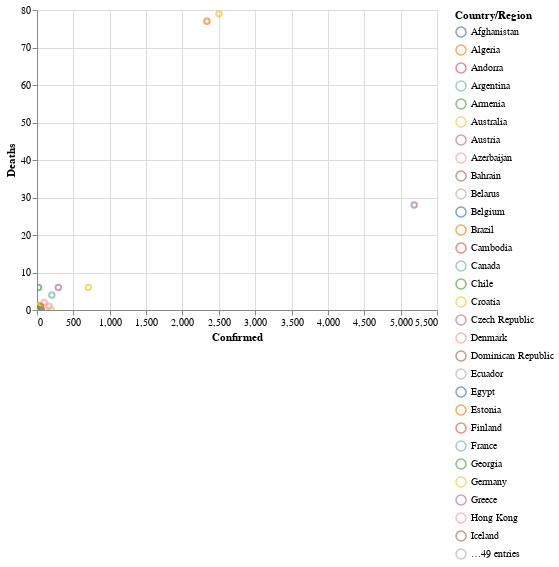

Source (notebook cell):
### Code cell
alt.Chart(df_notchina).mark_point().encode(
    x='Confirmed',
    y='Deaths',
    color='Country/Region',
).interactive()

### Figure 1 — Vega-Lite specification as saved in the notebook (floating-point values rounded to 4 significant figures)
{"config": {"view": {"continuousWidth": 400, "continuousHeight": 300}}, "data": {"name": "data-32900faa6d5acd413e26a922b390548a"}, "mark": "point", "encoding": {"color": {"type": "nominal", "field": "Country/Region"}, "x": {"type": "quantitative", "field": "Confirmed"}, "y": {"type": "quantitative", "field": "Deaths"}}, "selection": {"selector002": {"type": "interval", "bind": "scales", "encodings": ["x", "y"]}}, "$schema": "https://vega.github.io/schema/vega-lite/v4.0.2.json", "datasets": {"data-32900faa6d5acd413e26a922b390548a": [{"Province/State": null, "Country/Region": "South Korea", "Last Update": "2020-03-03T09:43:02", "Confirmed": 5186, "Deaths": 28, "Recovered": 30, "Latitude": 36.0, "Longitude": 128.0, "Fatality Rate": 0.5399}, {"Province/State": null, "Country/Region": "Italy", "Last Update": "2020-03-03T20:03:06", "Confirmed": 2502, "Deaths": 79, "Recovered": 160, "Latitude": 43.0, "Longitude": 12.0, "Fatality Rate": 3.157}, {"Province/State": null, "Country/Region": "Iran", "Last Update": "2020-03-03T14:23:03", "Confirmed": 2336, "Deaths": 77, "Recovered": 291, "Latitude": 32.0, "Longitude": 53.0, "Fatality Rate": 3.296}, {"Province/State": "Diamond Princess cruise ship", "Country/Region": "Others", "Last Update": "2020-03-03T03:13:06", "Confirmed": 706, "Deaths": 6, "Recovered": 10, "Latitude": 35.44, "Longitude": 139.6, "Fatality Rate": 0.8499}, {"Province/State": null, "Country/Region": "Japan", "Last Update": "2020-03-03T20:03:06", "Confirmed": 293, "Deaths": 6, "Recovered": 43, "Latitude": 36.0, "Longitude": 138.0, "Fatality Rate": 2.048}, {"Province/State": null, "Country/Region": "France", "Last Update": "2020-03-03T15:23:03", "Confirmed": 204, "Deaths": 4, "Recovered": 12, "Latitude": 47.0, "Longitude": 2.0, "Fatality Rate": 1.961}, {"Province/State": null, "Country/Region": "Germany", "Last Update": "2020-03-03T20:03:06", "Confirmed": 196, "Deaths": 0, "Recovered": 16, "Latitude": 51.0, "Longitude": 9.0, "Fatality Rate": 0.0}, {"Province/State": null, "Country/Region": "Spain", "Last Update": "2020-03-03T23:53:03", "Confirmed": 165, "Deaths": 1, "Recovered": 2, "Latitude": 40.0, "Longitude": -4.0, "Fatality Rate": 0.6061}, {"Province/State": null, "Country/Region": "Singapore", "Last Update": "2020-03-03T15:23:03", "Confirmed": 110, "Deaths": 0, "Recovered": 78, "Latitude": 1.283, "Longitude": 103.8, "Fatality Rate": 0.0}, {"Province/State": "Hong Kong", "Country/Region": "Hong Kong", "Last Update": "2020-03-03T11:53:01", "Confirmed": 100, "Deaths": 2, "Recovered": 37, "Latitude": 22.3, "Longitude": 114.2, "Fatality Rate": 2.0}, {"Province/State": null, "Country/Region": "Kuwait", "Last Update": "2020-03-02T20:33:02", "Confirmed": 56, "Deaths": 0, "Recovered": 0, "Latitude": 29.5, "Longitude": 47.75, "Fatality Rate": 0.0}, {"Province/State": null, "Country/Region": "Switzerland", "Last Update": "2020-03-03T16:43:02", "Confirmed": 56, "Deaths": 0, "Recovered": 2, "Latitude": 46.82, "Longitude": 8.227, "Fatality Rate": 0.0}, {"Province/State": null, "Country/Region": "UK", "Last Update": "2020-03-03T15:13:26", "Confirmed": 51, "Deaths": 0, "Recovered": 8, "Latitude": 55.0, "Longitude": -3.0, "Fatality Rate": 0.0}, {"Province/State": null, "Country/Region": "Bahrain", "Last Update": "2020-03-02T20:33:02", "Confirmed": 49, "Deaths": 0, "Recovered": 0, "Latitude": 26.03, "Longitude": 50.55, "Fatality Rate": 0.0}, {"Province/State": "Unassigned Location (From Diamond Princess)", "Country/Region": "US", "Last Update": "2020-03-02T19:53:03", "Confirmed": 45, "Deaths": 0, "Recovered": 0, "Latitude": 35.44, "Longitude": 139.6, "Fatality Rate": 0.0}, {"Province/State": null, "Country/Region": "Thailand", "Last Update": "2020-03-02T06:23:04", "Confirmed": 43, "Deaths": 1, "Recovered": 31, "Latitude": 15.0, "Longitude": 101.0, "Fatality Rate": 2.326}, {"Province/State": "Taiwan", "Country/Region": "Taiwan", "Last Update": "2020-03-03T06:43:02", "Confirmed": 42, "Deaths": 1, "Recovered": 12, "Latitude": 23.7, "Longitude": 121.0, "Fatality Rate": 2.381}, {"Province/State": null, "Country/Region": "Malaysia", "Last Update": "2020-03-03T12:33:02", "Confirmed": 36, "Deaths": 0, "Recovered": 22, "Latitude": 2.5, "Longitude": 112.5, "Fatality Rate": 0.0}, {"Province/State": null, "Country/Region": "Iraq", "Last Update": "2020-03-03T20:03:06", "Confirmed": 32, "Deaths": 0, "Recovered": 0, "Latitude": 33.0, "Longitude": 44.0, "Fatality Rate": 0.0}, {"Province/State": null, "Country/Region": "Norway", "Last Update": "2020-03-03T14:33:03", "Confirmed": 32, "Deaths": 0, "Recovered": 0, "Latitude": 60.47, "Longitude": 8.469, "Fatality Rate": 0.0}, {"Province/State": null, "Country/Region": "United Arab Emirates", "Last Update": "2020-03-03T23:43:02", "Confirmed": 27, "Deaths": 0, "Recovered": 5, "Latitude": 24.0, "Longitude": 54.0, "Fatality Rate": 0.0}, {"Province/State": null, "Country/Region": "Netherlands", "Last Update": "2020-03-03T15:13:26", "Confirmed": 24, "Deaths": 0, "Recovered": 0, "Latitude": 52.13, "Longitude": 5.291, "Fatality Rate": 0.0}, {"Province/State": null, "Country/Region": "Austria", "Last Update": "2020-03-03T15:13:26", "Confirmed": 21, "Deaths": 0, "Recovered": 0, "Latitude": 47.52, "Longitude": 14.55, "Fatality Rate": 0.0}, {"Province/State": null, "Country/Region": "Sweden", "Last Update": "2020-03-03T15:13:26", "Confirmed": 21, "Deaths": 0, "Recovered": 0, "Latitude": 63.0, "Longitude": 16.0, "Fatality Rate": 0.0}, {"Province/State": "King County, WA", "Country/Region": "US", "Last Update": "2020-03-03T20:23:05", "Confirmed": 21, "Deaths": 6, "Recovered": 1, "Latitude": 47.55, "Longitude": -122.0, "Fatality Rate": 28.57}, {"Province/State": "Toronto, ON", "Country/Region": "Canada", "Last Update": "2020-03-03T20:03:08", "Confirmed": 19, "Deaths": 0, "Recovered": 2, "Latitude": 43.65, "Longitude": -79.38, "Fatality Rate": 0.0}, {"Province/State": null, "Country/Region": "Vietnam", "Last Update": "2020-02-25T08:53:02", "Confirmed": 16, "Deaths": 0, "Recovered": 16, "Latitude": 16.0, "Longitude": 108.0, "Fatality Rate": 0.0}, {"Province/State": "New South Wales", "Country/Region": "Australia", "Last Update": "2020-03-03T15:13:26", "Confirmed": 13, "Deaths": 0, "Recovered": 4, "Latitude": -33.87, "Longitude": 151.2, "Fatality Rate": 0.0}, {"Province/State": null, "Country/Region": "Belgium", "Last Update": "2020-03-03T15:13:26", "Confirmed": 13, "Deaths": 0, "Recovered": 1, "Latitude": 50.83, "Longitude": 4.0, "Fatality Rate": 0.0}, {"Province/State": null, "Country/Region": "Lebanon", "Last Update": "2020-03-02T20:53:02", "Confirmed": 13, "Deaths": 0, "Recovered": 0, "Latitude": 33.85, "Longitude": 35.86, "Fatality Rate": 0.0}, {"Province/State": null, "Country/Region": "Israel", "Last Update": "2020-03-03T04:23:07", "Confirmed": 12, "Deaths": 0, "Recovered": 1, "Latitude": 31.0, "Longitude": 35.0, "Fatality Rate": 0.0}, {"Province/State": null, "Country/Region": "Oman", "Last Update": "2020-03-03T15:23:03", "Confirmed": 12, "Deaths": 0, "Recovered": 2, "Latitude": 21.0, "Longitude": 57.0, "Fatality Rate": 0.0}, {"Province/State": "Queensland", "Country/Region": "Australia", "Last Update": "2020-03-03T15:23:03", "Confirmed": 11, "Deaths": 0, "Recovered": 1, "Latitude": -28.02, "Longitude": 153.4, "Fatality Rate": 0.0}, {"Province/State": null, "Country/Region": "Iceland", "Last Update": "2020-03-03T15:13:26", "Confirmed": 11, "Deaths": 0, "Recovered": 0, "Latitude": 64.96, "Longitude": -19.02, "Fatality Rate": 0.0}, {"Province/State": "Santa Clara, CA", "Country/Region": "US", "Last Update": "2020-03-03T23:33:03", "Confirmed": 11, "Deaths": 0, "Recovered": 1, "Latitude": 37.35, "Longitude": -122.0, "Fatality Rate": 0.0}, {"Province/State": "Macau", "Country/Region": "Macau", "Last Update": "2020-03-03T12:33:02", "Confirmed": 10, "Deaths": 0, "Recovered": 9, "Latitude": 22.17, "Longitude": 113.5, "Fatality Rate": 0.0}, {"Province/State": null, "Country/Region": "San Marino", "Last Update": "2020-03-03T15:23:03", "Confirmed": 10, "Deaths": 1, "Recovered": 0, "Latitude": 43.94, "Longitude": 12.46, "Fatality Rate": 10.0}, {"Province/State": "Victoria", "Country/Region": "Australia", "Last Update": "2020-03-02T00:53:03", "Confirmed": 9, "Deaths": 0, "Recovered": 4, "Latitude": -37.81, "Longitude": 145.0, "Fatality Rate": 0.0}, {"Province/State": "British Columbia", "Country/Region": "Canada", "Last Update": "2020-03-03T23:53:03", "Confirmed": 9, "Deaths": 0, "Recovered": 3, "Latitude": 49.28, "Longitude": -123.1, "Fatality Rate": 0.0}, {"Province/State": null, "Country/Region": "Croatia", "Last Update": "2020-03-03T09:53:08", "Confirmed": 9, "Deaths": 0, "Recovered": 0, "Latitude": 45.17, "Longitude": 15.5, "Fatality Rate": 0.0}, {"Province/State": null, "Country/Region": "Ecuador", "Last Update": "2020-03-03T15:13:26", "Confirmed": 7, "Deaths": 0, "Recovered": 0, "Latitude": -1.831, "Longitude": -78.18, "Fatality Rate": 0.0}, {"Province/State": null, "Country/Region": "Greece", "Last Update": "2020-03-01T23:23:02", "Confirmed": 7, "Deaths": 0, "Recovered": 0, "Latitude": 39.07, "Longitude": 21.82, "Fatality Rate": 0.0}, {"Province/State": null, "Country/Region": "Qatar", "Last Update": "2020-03-03T03:23:03", "Confirmed": 7, "Deaths": 0, "Recovered": 0, "Latitude": 25.35, "Longitude": 51.18, "Fatality Rate": 0.0}, {"Province/State": null, "Country/Region": "Denmark", "Last Update": "2020-03-03T15:13:26", "Confirmed": 6, "Deaths": 0, "Recovered": 0, "Latitude": 56.26, "Longitude": 9.502, "Fatality Rate": 0.0}, {"Province/State": null, "Country/Region": "Finland", "Last Update": "2020-03-01T23:23:02", "Confirmed": 6, "Deaths": 0, "Recovered": 1, "Latitude": 64.0, "Longitude": 26.0, "Fatality Rate": 0.0}, {"Province/State": "Snohomish County, WA", "Country/Region": "US", "Last Update": "2020-03-03T20:23:05", "Confirmed": 6, "Deaths": 1, "Recovered": 0, "Latitude": 48.03, "Longitude": -121.8, "Fatality Rate": 16.67}, {"Province/State": null, "Country/Region": "Algeria", "Last Update": "2020-03-03T03:23:03", "Confirmed": 5, "Deaths": 0, "Recovered": 0, "Latitude": 28.03, "Longitude": 1.66, "Fatality Rate": 0.0}, {"Province/State": null, "Country/Region": "Czech Republic", "Last Update": "2020-03-03T15:13:26", "Confirmed": 5, "Deaths": 0, "Recovered": 0, "Latitude": 49.82, "Longitude": 15.47, "Fatality Rate": 0.0}, {"Province/State": null, "Country/Region": "India", "Last Update": "2020-03-02T22:33:09", "Confirmed": 5, "Deaths": 0, "Recovered": 3, "Latitude": 21.0, "Longitude": 78.0, "Fatality Rate": 0.0}, {"Province/State": null, "Country/Region": "Mexico", "Last Update": "2020-03-03T10:03:04", "Confirmed": 5, "Deaths": 0, "Recovered": 1, "Latitude": 23.0, "Longitude": -102.0, "Fatality Rate": 0.0}, {"Province/State": null, "Country/Region": "Pakistan", "Last Update": "2020-03-03T04:33:03", "Confirmed": 5, "Deaths": 0, "Recovered": 0, "Latitude": 30.38, "Longitude": 69.35, "Fatality Rate": 0.0}, {"Province/State": "Cook County, IL", "Country/Region": "US", "Last Update": "2020-03-02T20:33:02", "Confirmed": 4, "Deaths": 0, "Recovered": 2, "Latitude": 41.74, "Longitude": -87.7, "Fatality Rate": 0.0}, {"Province/State": "South Australia", "Country/Region": "Australia", "Last Update": "2020-02-29T02:03:10", "Confirmed": 3, "Deaths": 0, "Recovered": 2, "Latitude": -34.93, "Longitude": 138.6, "Fatality Rate": 0.0}, {"Province/State": null, "Country/Region": "Azerbaijan", "Last Update": "2020-03-01T02:43:03", "Confirmed": 3, "Deaths": 0, "Recovered": 0, "Latitude": 40.14, "Longitude": 47.58, "Fatality Rate": 0.0}, {"Province/State": null, "Country/Region": "Georgia", "Last Update": "2020-03-01T15:43:03", "Confirmed": 3, "Deaths": 0, "Recovered": 0, "Latitude": 42.32, "Longitude": 43.36, "Fatality Rate": 0.0}, {"Province/State": null, "Country/Region": "Philippines", "Last Update": "2020-02-12T07:43:02", "Confirmed": 3, "Deaths": 1, "Recovered": 1, "Latitude": 13.0, "Longitude": 122.0, "Fatality Rate": 33.33}, {"Province/State": null, "Country/Region": "Romania", "Last Update": "2020-03-03T00:23:16", "Confirmed": 3, "Deaths": 0, "Recovered": 0, "Latitude": 46.0, "Longitude": 25.0, "Fatality Rate": 0.0}, {"Province/State": null, "Country/Region": "Russia", "Last Update": "2020-03-02T21:23:04", "Confirmed": 3, "Deaths": 0, "Recovered": 2, "Latitude": 60.0, "Longitude": 90.0, "Fatality Rate": 0.0}, {"Province/State": "Western Australia", "Country/Region": "Australia", "Last Update": "2020-03-01T02:43:03", "Confirmed": 2, "Deaths": 1, "Recovered": 0, "Latitude": -31.95, "Longitude": 115.9, "Fatality Rate": 50.0}, {"Province/State": null, "Country/Region": "Brazil", "Last Update": "2020-02-29T21:03:05", "Confirmed": 2, "Deaths": 0, "Recovered": 0, "Latitude": -14.23, "Longitude": -51.93, "Fatality Rate": 0.0}, {"Province/State": null, "Country/Region": "Egypt", "Last Update": "2020-03-01T23:33:03", "Confirmed": 2, "Deaths": 0, "Recovered": 1, "Latitude": 26.0, "Longitude": 30.0, "Fatality Rate": 0.0}, {"Province/State": null, "Country/Region": "Estonia", "Last Update": "2020-03-03T23:53:03", "Confirmed": 2, "Deaths": 0, "Recovered": 0, "Latitude": 58.6, "Longitude": 25.01, "Fatality Rate": 0.0}, {"Province/State": null, "Country/Region": "Indonesia", "Last Update": "2020-03-02T18:03:04", "Confirmed": 2, "Deaths": 0, "Recovered": 0, "Latitude": -0.7893, "Longitude": 113.9, "Fatality Rate": 0.0}, {"Province/State": null, "Country/Region": "Ireland", "Last Update": "2020-03-03T23:53:03", "Confirmed": 2, "Deaths": 0, "Recovered": 0, "Latitude": 53.14, "Longitude": -7.692, "Fatality Rate": 0.0}, {"Province/State": null, "Country/Region": "Portugal", "Last Update": "2020-03-03T15:33:02", "Confirmed": 2, "Deaths": 0, "Recovered": 0, "Latitude": 39.4, "Longitude": -8.225, "Fatality Rate": 0.0}, {"Province/State": null, "Country/Region": "Senegal", "Last Update": "2020-03-03T23:53:03", "Confirmed": 2, "Deaths": 0, "Recovered": 0, "Latitude": 14.5, "Longitude": -14.45, "Fatality Rate": 0.0}, {"Province/State": "Fulton County, GA", "Country/Region": "US", "Last Update": "2020-03-03T03:33:02", "Confirmed": 2, "Deaths": 0, "Recovered": 0, "Latitude": 33.8, "Longitude": -84.4, "Fatality Rate": 0.0}, {"Province/State": "Grafton County, NH", "Country/Region": "US", "Last Update": "2020-03-03T23:33:03", "Confirmed": 2, "Deaths": 0, "Recovered": 0, "Latitude": 43.91, "Longitude": -71.83, "Fatality Rate": 0.0}, {"Province/State": "Hillsborough, FL", "Country/Region": "US", "Last Update": "2020-03-03T18:33:02", "Confirmed": 2, "Deaths": 0, "Recovered": 0, "Latitude": 27.99, "Longitude": -82.3, "Fatality Rate": 0.0}, {"Province/State": "Providence, RI", "Country/Region": "US", "Last Update": "2020-03-02T03:43:02", "Confirmed": 2, "Deaths": 0, "Recovered": 0, "Latitude": 41.82, "Longitude": -71.41, "Fatality Rate": 0.0}, {"Province/State": "Sacramento County, CA", "Country/Region": "US", "Last Update": "2020-02-27T20:33:02", "Confirmed": 2, "Deaths": 0, "Recovered": 0, "Latitude": 38.47, "Longitude": -121.4, "Fatality Rate": 0.0}, {"Province/State": "San Benito, CA", "Country/Region": "US", "Last Update": "2020-02-03T03:53:02", "Confirmed": 2, "Deaths": 0, "Recovered": 0, "Latitude": 36.58, "Longitude": -121.0, "Fatality Rate": 0.0}, {"Province/State": "San Diego County, CA", "Country/Region": "US", "Last Update": "2020-02-21T05:43:02", "Confirmed": 2, "Deaths": 0, "Recovered": 1, "Latitude": 32.72, "Longitude": -117.2, "Fatality Rate": 0.0}, {"Province/State": "San Mateo, CA", "Country/Region": "US", "Last Update": "2020-03-03T00:43:02", "Confirmed": 2, "Deaths": 0, "Recovered": 0, "Latitude": 37.56, "Longitude": -122.3, "Fatality Rate": 0.0}, {"Province/State": "Washington County, OR", "Country/Region": "US", "Last Update": "2020-03-03T03:03:02", "Confirmed": 2, "Deaths": 0, "Recovered": 0, "Latitude": 45.55, "Longitude": -123.1, "Fatality Rate": 0.0}, {"Province/State": null, "Country/Region": "Afghanistan", "Last Update": "2020-02-24T23:33:02", "Confirmed": 1, "Deaths": 0, "Recovered": 0, "Latitude": 33.0, "Longitude": 65.0, "Fatality Rate": 0.0}, {"Province/State": null, "Country/Region": "Andorra", "Last Update": "2020-03-02T20:23:16", "Confirmed": 1, "Deaths": 0, "Recovered": 0, "Latitude": 42.51, "Longitude": 1.522, "Fatality Rate": 0.0}, {"Province/State": null, "Country/Region": "Argentina", "Last Update": "2020-03-03T17:43:02", "Confirmed": 1, "Deaths": 0, "Recovered": 0, "Latitude": -38.42, "Longitude": -63.62, "Fatality Rate": 0.0}, {"Province/State": null, "Country/Region": "Armenia", "Last Update": "2020-03-01T19:53:02", "Confirmed": 1, "Deaths": 0, "Recovered": 0, "Latitude": 40.07, "Longitude": 45.04, "Fatality Rate": 0.0}, {"Province/State": "Tasmania", "Country/Region": "Australia", "Last Update": "2020-03-02T20:53:02", "Confirmed": 1, "Deaths": 0, "Recovered": 0, "Latitude": -41.45, "Longitude": 146.0, "Fatality Rate": 0.0}, {"Province/State": null, "Country/Region": "Belarus", "Last Update": "2020-02-28T16:23:03", "Confirmed": 1, "Deaths": 0, "Recovered": 0, "Latitude": 53.71, "Longitude": 27.95, "Fatality Rate": 0.0}, {"Province/State": null, "Country/Region": "Cambodia", "Last Update": "2020-02-12T07:43:02", "Confirmed": 1, "Deaths": 0, "Recovered": 1, "Latitude": 11.55, "Longitude": 104.9, "Fatality Rate": 0.0}, {"Province/State": " Montreal, QC", "Country/Region": "Canada", "Last Update": "2020-02-28T05:23:07", "Confirmed": 1, "Deaths": 0, "Recovered": 0, "Latitude": 45.5, "Longitude": -73.57, "Fatality Rate": 0.0}, {"Province/State": "London, ON", "Country/Region": "Canada", "Last Update": "2020-02-12T18:53:03", "Confirmed": 1, "Deaths": 0, "Recovered": 1, "Latitude": 42.98, "Longitude": -81.25, "Fatality Rate": 0.0}, {"Province/State": null, "Country/Region": "Chile", "Last Update": "2020-03-03T20:33:02", "Confirmed": 1, "Deaths": 0, "Recovered": 0, "Latitude": -35.68, "Longitude": -71.54, "Fatality Rate": 0.0}, {"Province/State": null, "Country/Region": "Dominican Republic", "Last Update": "2020-03-02T16:33:02", "Confirmed": 1, "Deaths": 0, "Recovered": 0, "Latitude": 18.74, "Longitude": -70.16, "Fatality Rate": 0.0}, {"Province/State": null, "Country/Region": "Jordan", "Last Update": "2020-03-03T15:33:02", "Confirmed": 1, "Deaths": 0, "Recovered": 0, "Latitude": 31.24, "Longitude": 36.51, "Fatality Rate": 0.0}, {"Province/State": null, "Country/Region": "Latvia", "Last Update": "2020-03-02T20:13:49", "Confirmed": 1, "Deaths": 0, "Recovered": 0, "Latitude": 56.88, "Longitude": 24.6, "Fatality Rate": 0.0}, {"Province/State": null, "Country/Region": "Lithuania", "Last Update": "2020-02-28T16:23:03", "Confirmed": 1, "Deaths": 0, "Recovered": 0, "Latitude": 55.17, "Longitude": 23.88, "Fatality Rate": 0.0}, {"Province/State": null, "Country/Region": "Luxembourg", "Last Update": "2020-03-03T00:23:16", "Confirmed": 1, "Deaths": 0, "Recovered": 0, "Latitude": 49.81, "Longitude": 6.132, "Fatality Rate": 0.0}, {"Province/State": null, "Country/Region": "Monaco", "Last Update": "2020-02-29T00:33:01", "Confirmed": 1, "Deaths": 0, "Recovered": 0, "Latitude": 43.73, "Longitude": 7.417, "Fatality Rate": 0.0}, {"Province/State": null, "Country/Region": "Morocco", "Last Update": "2020-03-03T15:33:02", "Confirmed": 1, "Deaths": 0, "Recovered": 0, "Latitude": 31.79, "Longitude": -7.093, "Fatality Rate": 0.0}, {"Province/State": null, "Country/Region": "Nepal", "Last Update": "2020-02-12T14:43:03", "Confirmed": 1, "Deaths": 0, "Recovered": 1, "Latitude": 28.17, "Longitude": 84.25, "Fatality Rate": 0.0}, {"Province/State": null, "Country/Region": "New Zealand", "Last Update": "2020-02-28T16:23:03", "Confirmed": 1, "Deaths": 0, "Recovered": 0, "Latitude": -40.9, "Longitude": 174.9, "Fatality Rate": 0.0}, {"Province/State": null, "Country/Region": "Nigeria", "Last Update": "2020-02-28T16:23:03", "Confirmed": 1, "Deaths": 0, "Recovered": 0, "Latitude": 9.082, "Longitude": 8.675, "Fatality Rate": 0.0}, {"Province/State": null, "Country/Region": "North Macedonia", "Last Update": "2020-02-27T16:23:03", "Confirmed": 1, "Deaths": 0, "Recovered": 0, "Latitude": 41.61, "Longitude": 21.75, "Fatality Rate": 0.0}, {"Province/State": null, "Country/Region": "Saudi Arabia", "Last Update": "2020-03-02T23:53:02", "Confirmed": 1, "Deaths": 0, "Recovered": 0, "Latitude": 24.0, "Longitude": 45.0, "Fatality Rate": 0.0}, {"Province/State": null, "Country/Region": "Sri Lanka", "Last Update": "2020-02-08T03:43:03", "Confirmed": 1, "Deaths": 0, "Recovered": 1, "Latitude": 7.0, "Longitude": 81.0, "Fatality Rate": 0.0}, {"Province/State": " Norfolk County, MA", "Country/Region": "US", "Last Update": "2020-03-03T14:33:03", "Confirmed": 1, "Deaths": 0, "Recovered": 0, "Latitude": 42.18, "Longitude": -71.14, "Fatality Rate": 0.0}, {"Province/State": "Berkeley, CA", "Country/Region": "US", "Last Update": "2020-03-03T23:53:03", "Confirmed": 1, "Deaths": 0, "Recovered": 0, "Latitude": 37.87, "Longitude": -122.3, "Fatality Rate": 0.0}, {"Province/State": "Boston, MA", "Country/Region": "US", "Last Update": "2020-02-28T21:13:12", "Confirmed": 1, "Deaths": 0, "Recovered": 1, "Latitude": 42.36, "Longitude": -71.06, "Fatality Rate": 0.0}, {"Province/State": "Humboldt County, CA", "Country/Region": "US", "Last Update": "2020-02-21T05:13:09", "Confirmed": 1, "Deaths": 0, "Recovered": 0, "Latitude": 40.74, "Longitude": -123.9, "Fatality Rate": 0.0}, {"Province/State": "Los Angeles, CA", "Country/Region": "US", "Last Update": "2020-02-01T19:53:03", "Confirmed": 1, "Deaths": 0, "Recovered": 0, "Latitude": 34.05, "Longitude": -118.2, "Fatality Rate": 0.0}, {"Province/State": "Madison, WI", "Country/Region": "US", "Last Update": "2020-03-03T15:53:03", "Confirmed": 1, "Deaths": 0, "Recovered": 1, "Latitude": 43.07, "Longitude": -89.4, "Fatality Rate": 0.0}, {"Province/State": "Maricopa County, AZ", "Country/Region": "US", "Last Update": "2020-03-03T17:33:02", "Confirmed": 1, "Deaths": 0, "Recovered": 0, "Latitude": 33.29, "Longitude": -112.4, "Fatality Rate": 0.0}, {"Province/State": "New York City, NY", "Country/Region": "US", "Last Update": "2020-03-02T01:53:03", "Confirmed": 1, "Deaths": 0, "Recovered": 0, "Latitude": 40.71, "Longitude": -74.01, "Fatality Rate": 0.0}, {"Province/State": "Orange, CA", "Country/Region": "US", "Last Update": "2020-02-01T19:53:03", "Confirmed": 1, "Deaths": 0, "Recovered": 0, "Latitude": 33.79, "Longitude": -117.9, "Fatality Rate": 0.0}, {"Province/State": "Placer County, CA", "Country/Region": "US", "Last Update": "2020-03-02T23:53:02", "Confirmed": 1, "Deaths": 0, "Recovered": 0, "Latitude": 39.09, "Longitude": -120.8, "Fatality Rate": 0.0}, {"Province/State": "San Antonio, TX", "Country/Region": "US", "Last Update": "2020-02-13T18:53:02", "Confirmed": 1, "Deaths": 0, "Recovered": 0, "Latitude": 29.42, "Longitude": -98.49, "Fatality Rate": 0.0}, {"Province/State": "Sarasota, FL", "Country/Region": "US", "Last Update": "2020-03-02T03:23:06", "Confirmed": 1, "Deaths": 0, "Recovered": 0, "Latitude": 27.34, "Longitude": -82.53, "Fatality Rate": 0.0}, {"Province/State": "Sonoma County, CA", "Country/Region": "US", "Last Update": "2020-03-02T20:53:02", "Confirmed": 1, "Deaths": 0, "Recovered": 0, "Latitude": 38.58, "Longitude": -123.0, "Fatality Rate": 0.0}, {"Province/State": "Tempe, AZ", "Country/Region": "US", "Last Update": "2020-02-25T21:23:03", "Confirmed": 1, "Deaths": 0, "Recovered": 1, "Latitude": 33.43, "Longitude": -111.9, "Fatality Rate": 0.0}, {"Province/State": "Umatilla, OR", "Country/Region": "US", "Last Update": "2020-03-02T20:23:16", "Confirmed": 1, "Deaths": 0, "Recovered": 0, "Latitude": 45.77, "Longitude": -118.8, "Fatality Rate": 0.0}, {"Province/State": "Wake County, NC", "Country/Region": "US", "Last Update": "2020-03-03T20:53:02", "Confirmed": 1, "Deaths": 0, "Recovered": 0, "Latitude": 35.8, "Longitude": -78.57, "Fatality Rate": 0.0}, {"Province/State": "Westchester County, NY", "Country/Region": "US", "Last Update": "2020-03-03T14:43:03", "Confirmed": 1, "Deaths": 0, "Recovered": 0, "Latitude": 41.12, "Longitude": -73.79, "Fatality Rate": 0.0}, {"Province/State": null, "Country/Region": "Ukraine", "Last Update": "2020-03-03T15:33:02", "Confirmed": 1, "Deaths": 0, "Recovered": 0, "Latitude": 48.38, "Longitude": 31.17, "Fatality Rate": 0.0}, {"Province/State": "From Diamond Princess", "Country/Region": "Australia", "Last Update": "2020-02-29T02:03:10", "Confirmed": 0, "Deaths": 0, "Recovered": 0, "Latitude": 35.44, "Longitude": 139.6, "Fatality Rate": null}, {"Province/State": "Lackland, TX (From Diamond Princess)", "Country/Region": "US", "Last Update": "2020-02-24T23:33:02", "Confirmed": 0, "Deaths": 0, "Recovered": 0, "Latitude": 29.38, "Longitude": -98.61, "Fatality Rate": null}, {"Province/State": "Omaha, NE (From Diamond Princess)", "Country/Region": "US", "Last Update": "2020-02-24T23:33:02", "Confirmed": 0, "Deaths": 0, "Recovered": 0, "Latitude": 41.25, "Longitude": -95.98, "Fatality Rate": null}, {"Province/State": "Travis, CA (From Diamond Princess)", "Country/Region": "US", "Last Update": "2020-02-24T23:33:02", "Confirmed": 0, "Deaths": 0, "Recovered": 0, "Latitude": 38.27, "Longitude": -121.9, "Fatality Rate": null}]}}
